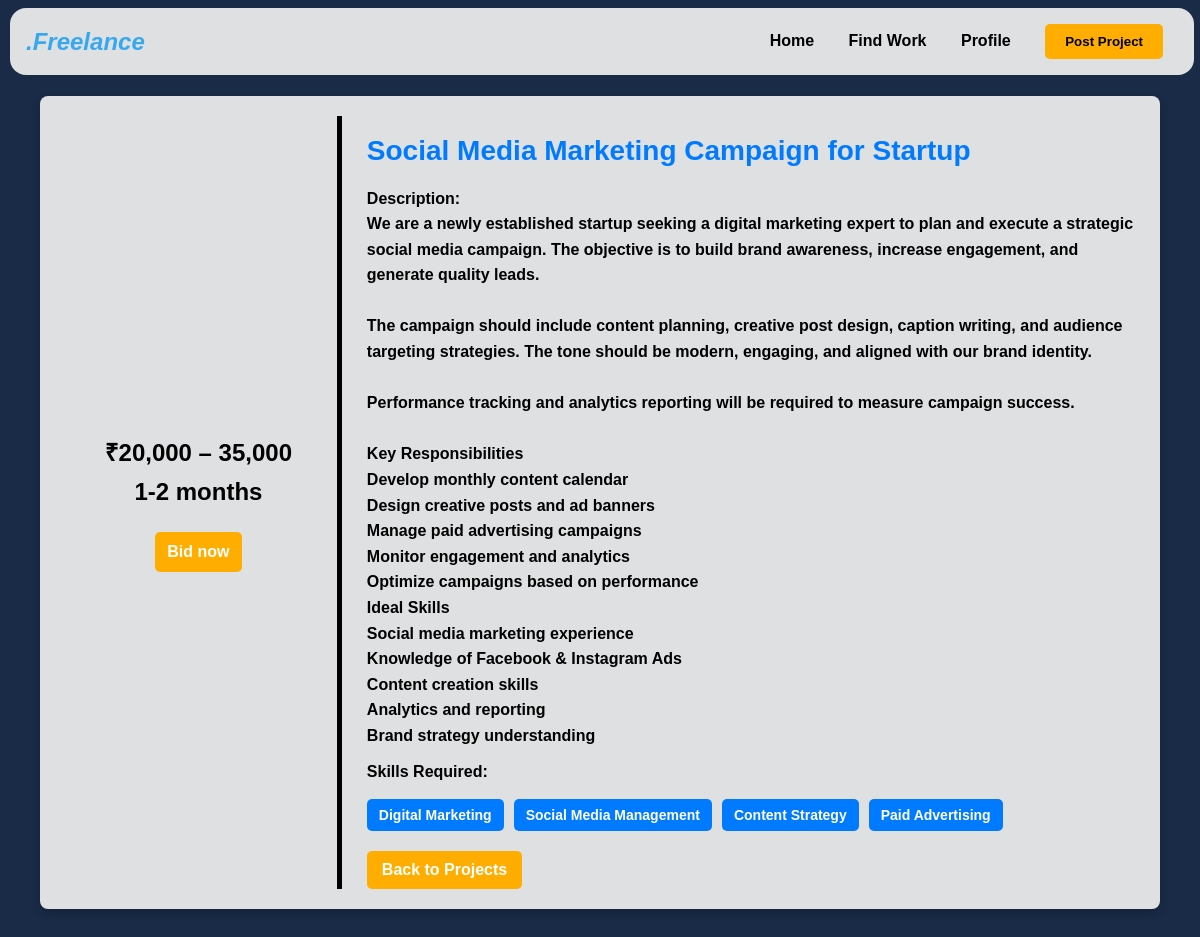
The page /jobdetails.php?id=15 on the database its author committed.
### tables this page shows
CREATE TABLE `projects` (
  `id` int(11) NOT NULL,
  `user_id` int(11) NOT NULL,
  `project_title` varchar(255) NOT NULL,
  `project_description` text NOT NULL,
  `skills` varchar(255) NOT NULL,
  `budget` varchar(100) NOT NULL,
  `timeline` varchar(100) NOT NULL,
  `bid_deadline` date NOT NULL,
  `status` varchar(50) DEFAULT 'Open',
  `created_at` timestamp NOT NULL DEFAULT current_timestamp()
);

### jobdetails.php (the view, shortened to what this page needs)
<?php
$host = 'localhost';
$username = 'root';
$password = '';
$dbname = 'freelancer_db';
$conn = new mysqli($host, $username, $password, $dbname);
if (isset($_GET['id']) && is_numeric($_GET['id'])) {
    $project_id = $_GET['id'];
    $sql = "SELECT * FROM projects WHERE id = $project_id";
    $result = $conn->query($sql);
    if ($result->num_rows > 0) {
        $project = $result->fetch_assoc();
    } else {
        die("Project not found.");
    }
} else {
    die("Invalid project ID.");
}
?>
<!DOCTYPE html>
<html lang="en">
<head>
    <link rel="stylesheet" href="styles.css">
</head>
<body>
<header>
    <div class="logo"><i>.Freelance</i></div>
    <nav>
      <a href="hero.php">Home</a>
      <a href="posts.php">Find Work</a>
      <a href="profile.php">Profile</a>
      <a href="postjob1.php"><button class="cta">Post Project</button></a>
    </nav>
  </header>
  <div id="cards">
    <div class="container">
        <div class="left">
        <h2><strong>₹<?php echo htmlspecialchars($project['budget']); ?></strong> </h2>
        <h2><strong><?php echo htmlspecialchars($project['timeline']); ?></strong> </h2>
        <a href="" class="back-btn" style="padding: 20px 12px;"><strong>Bid now</strong></a>
    </div>
    <div class="right">
        <h1><?php echo htmlspecialchars($project['project_title']); ?></h1>
        <p><strong>Description:<br></strong> <?php echo nl2br(htmlspecialchars($project['project_description'])); ?></p>
        <p><strong>Skills Required:</strong></p>
        <div class="tags">
            <?php
            $skills = explode(',', $project['skills']);
            foreach ($skills as $skill) {
                echo '<span>' . htmlspecialchars(trim($skill)) . '</span>';
            }
            ?>
        </div>
        <a href="posts.php" class="back-btn"><strong>Back to Projects</strong></a>
        </div>
    </div>
        </div>
</body>
</html>

### styles.css (style rules this page uses)
header { display: flex; justify-content: space-between; align-items: center; padding: 16px; background-color: #f2f2f2e8; position: fixed; top: 8px; left: 10px; width: 96%; border-radius: 16px; z-index: 1000; }
header .logo { font-size: 24px; font-weight: bolder; color: #36A8F0; }
header nav a { margin: 0 15px; text-decoration: none; color: black; font-weight: bolder; }
header .cta { background-color: #ffae00; border: none; padding: 10px 20px; border-radius: 5px; color: black; font-weight: bolder; cursor: pointer; }

### jobdetails.php (style rules this page uses)
body { margin: 50px 0px; font-family: 'IBM Plex Sans', sans-serif; background-color: #1A2B47; color: white; }
.container { max-width: 90%; margin: 8% auto; padding: 20px; background:#f2f2f2e8; border-radius: 8px; box-shadow: 0 4px 10px rgba(0, 0, 0, 0.2); display: flex; flex-direction: row; color: black; font-weight:bolder; height: auto; }
.left { display: flex; flex-direction: column; width: 55%; justify-content: center; line-height: 0; align-items: center; }
.right { border-left: 5px solid black; padding-left:25px; }
h1 { color: #007BFF; font-size: 28px; }
p { margin: 10px 0; line-height: 1.6; }
.tags { display: flex; flex-wrap: wrap; gap: 10px; margin-top: 15px; }
.tags span { background-color: #007BFF; color: white; padding: 8px 12px; border-radius: 5px; font-size: 14px; }
.back-btn { display: inline-block; margin-top: 20px; padding: 10px 15px; background-color: #ffae00; color: white; text-decoration: none; border-radius: 5px; }

### rows shown on the page
projects: budget "20,000 – 35,000", timeline "1-2 months", project_title "Social Media Marketing Campaign for Startup", project_description "We are a newly established startup seeking a digital marketing expert to plan and execute a strategic social media campaign. The objective is to build brand awareness, increase engagement, and generate quality leads. The campaign should include content planning, creative post design, caption writing, and audience targeting strategies. The tone should be modern, engaging, and aligned with our brand identity. Performance tracking and analytics reporting will be required to measure campaign success. Key Responsibilities Develop monthly content calendar Design creative posts and ad banners Manage paid advertising campaigns Monitor engagement and analytics Optimize campaigns based on performance…", skills "Digital Marketing", skills "Social Media Management", skills "Content Strategy", skills "Paid Advertising"
